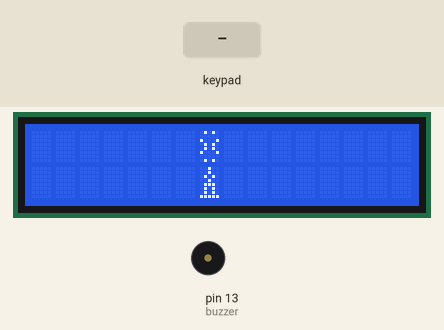
Simulated run of this sketch. Board: Arduino Uno, built with avr-gcc and run on an emulated ATmega328P. Parts: 16×2 character LCD, buzzer (waves = sounding). The inputs (shaded band) are chosen by the test bench. Random numbers use the default seed unless the sketch sets one.

Above: at 0.8 s.
0.9 s: key 'X' pressed
At 3.0 s:
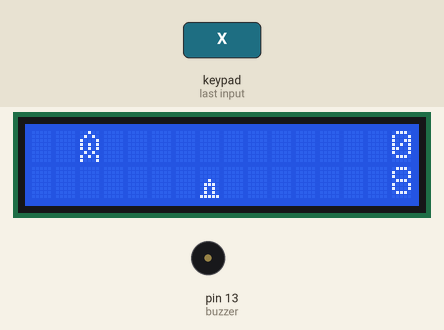
3.9 s: key 'L' pressed
At 4.6 s:
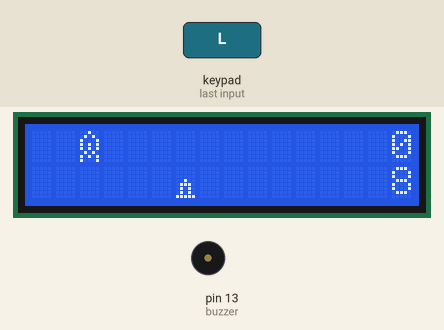
6.9 s: key 'R' pressed
At 7.9 s:
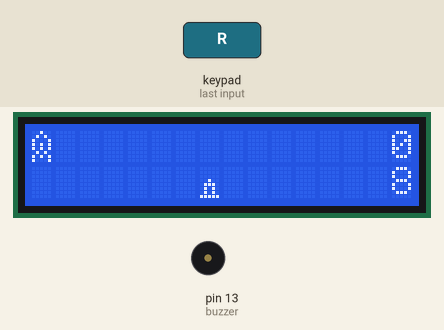
9.9 s: key 'R' pressed
At 11.3 s:
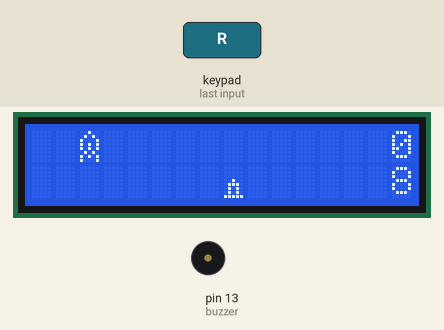
12.9 s: key 'X' pressed
At 14.5 s:
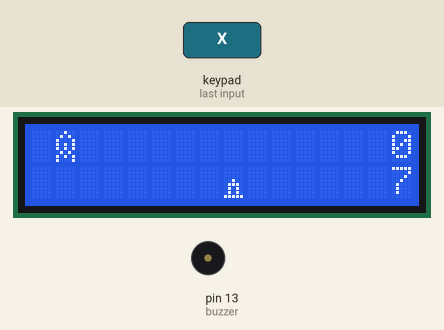
15.9 s: key 'L' pressed
At 17.6 s:
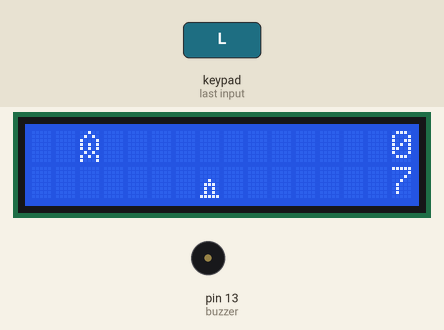
Timing chart, 0 to 19.1 s (numbered marks = the images above; inputs shaded):
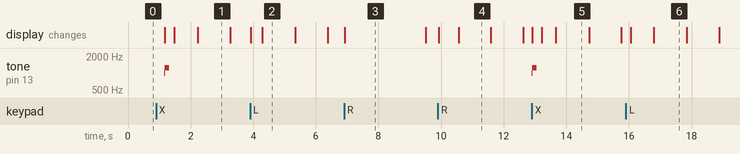

Measured:
- after the input at 0.9 s, tone on pin 13 (buzzer): silent → 1000 Hz after 0.26 s, → 1250 Hz 0.01 s later, → silent 0.15 s later; the display: first changes after 0.27 s (image 1 shows a later state)
- after the input at 12.9 s, tone on pin 13 (buzzer): silent → 1000 Hz at once, → 1250 Hz 0.01 s later, → silent 0.15 s later
- what the display in image 1 shows lasts 1.1 s, from 2.2 s to 3.3 s
- what the display in image 2 shows lasts 1.0 s, from 4.3 s to 5.3 s
- what the display in image 3 shows lasts 2.6 s, from 6.9 s to 9.5 s

The sketch:

space-invader.ino
```cpp
/*
Space Invader type of game.  16X2 LCD set up into pins 2-7,
buzzer on pin 9 and wiiNunchuk attached to A4 (data) and A5 (clock).

Difficulty select on start to set the rate at which the enemy moves.
WiiNunchuk analog used to move left and right, z button to shoot.
Game is to 10 points after which your time will be displayed.
Misses reduce ammo, if you run out of ammo it costs 1 point to reload,
if your score falls below zero you lose.

Much credit to Gabriel Bianconi for creating the ArduinoNunchuk
library, I could have never made this project with out that.
http://www.gabrielbianconi.com/projects/arduinonunchuk/
*/

#include <LiquidCrystal.h>
#include <Wire.h>
#include <ArduinoNunchuk.h>

ArduinoNunchuk nunchuk = ArduinoNunchuk();
LiquidCrystal lcd(11, 9, 6, 5, 4, 3);

int posX = 90;
int x = 0;
int x2 = 7;
int prevx = 0;
int prevx2 = 0;
int prevPosX = 0;
int zState = 0;
int zLast = 0;
unsigned long previousMillis = 0;
unsigned long startMillis = 0;
unsigned long currentMillis = 0;
unsigned long time = 0;
unsigned long shotTime = 0;
long moveDelay;
long moveSpeed;
long shotDelay = 100;
int shot = 9;
int i = 0;
int j = 6;
int score = 0;
const int buzzer = 13;

#define NOTE_B0  31
#define NOTE_C1  33
#define NOTE_CS1 35
#define NOTE_D1  37
#define NOTE_DS1 39
#define NOTE_E1  41
#define NOTE_F1  44
#define NOTE_FS1 46
#define NOTE_G1  49
#define NOTE_GS1 52
#define NOTE_A1  55
#define NOTE_AS1 58
#define NOTE_B1  62
#define NOTE_C2  65
#define NOTE_CS2 69
#define NOTE_D2  73
#define NOTE_DS2 78
#define NOTE_E2  82
#define NOTE_F2  87
#define NOTE_FS2 93
#define NOTE_G2  98
#define NOTE_GS2 104
#define NOTE_A2  110
#define NOTE_AS2 117
#define NOTE_B2  123
#define NOTE_C3  131
#define NOTE_CS3 139
#define NOTE_D3  147
#define NOTE_DS3 156
#define NOTE_E3  165
#define NOTE_F3  175
#define NOTE_FS3 185
#define NOTE_G3  196
#define NOTE_GS3 208
#define NOTE_A3  220
#define NOTE_AS3 233
#define NOTE_B3  247
#define NOTE_C4  262
#define NOTE_CS4 277
#define NOTE_D4  294
#define NOTE_DS4 311
#define NOTE_E4  330
#define NOTE_F4  349
#define NOTE_FS4 370
#define NOTE_G4  392
#define NOTE_GS4 415
#define NOTE_A4  440
#define NOTE_AS4 466
#define NOTE_B4  494
#define NOTE_C5  523
#define NOTE_CS5 554
#define NOTE_D5  587
#define NOTE_DS5 622
#define NOTE_E5  659
#define NOTE_F5  698
#define NOTE_FS5 740
#define NOTE_G5  784
#define NOTE_GS5 831
#define NOTE_A5  880
#define NOTE_AS5 932
#define NOTE_B5  988
#define NOTE_C6  1047
#define NOTE_CS6 1109
#define NOTE_D6  1175
#define NOTE_DS6 1245
#define NOTE_E6  1319
#define NOTE_F6  1397
#define NOTE_FS6 1480
#define NOTE_G6  1568
#define NOTE_GS6 1661
#define NOTE_A6  1760
#define NOTE_AS6 1865
#define NOTE_B6  1976
#define NOTE_C7  2093
#define NOTE_CS7 2217
#define NOTE_D7  2349
#define NOTE_DS7 2489
#define NOTE_E7  2637
#define NOTE_F7  2794
#define NOTE_FS7 2960
#define NOTE_G7  3136
#define NOTE_GS7 3322
#define NOTE_A7  3520
#define NOTE_AS7 3729
#define NOTE_B7  3951
#define NOTE_C8  4186
#define NOTE_CS8 4435
#define NOTE_D8  4699
#define NOTE_DS8 4978
#define  R1     0

int winMelody[] = {NOTE_C4,NOTE_B3,NOTE_G3,NOTE_C4,NOTE_B3,NOTE_E3,R1,NOTE_C3,NOTE_C3,NOTE_G3,NOTE_A6,NOTE_C7};
int winBeats[] = {16,16,16,8,8,16,32,16,16,16,8,8};
int winMaxCount = sizeof(winMelody) / 2;
int lossMelody[] = {NOTE_C8,R1,NOTE_G7,NOTE_C7,NOTE_B7,NOTE_E7,R1,NOTE_C8,R1,NOTE_G7,NOTE_A7,NOTE_C8};
int lossBeats[] = {16,16,16,8,8,16,32,16,16,16,8,8};
int lossMaxCount = sizeof(lossMelody) / 2;
long tempo = 10000;
int pause = 1000;
int restCount = 100;
int tone_ = 0;
int beat = 0;
long duration = 0;

byte enemy1[8] = {
  B00100,
  B01010,
  B10001,
  B10101,
  B10101,
  B01010,
  B10101,
  B10001,
};

byte enemy2[8] = {
  B00000,
  B00100,
  B01010,
  B10001,
  B01110,
  B10101,
  B00000,
  B00000,
};

byte enemy3[8] = {
  B00000,
  B00100,
  B01110,
  B01010,
  B01110,
  B10101,
  B00000,
  B00000,
};

byte gun[8] = {
  B00000,
  B00000,
  B00000,
  B00100,
  B01110,
  B01010,
  B01010,
  B11111,
};

byte gunShoot[8] = {
  B00100,
  B00100,
  B01010,
  B00100,
  B01110,
  B01010,
  B01010,
  B11111,
};

byte hitShot[8] = {
  B01010,
  B00000,
  B10001,
  B01010,
  B01010,
  B10001,
  B00000,
  B01010,
};

byte missShot[8] = {
  B01110,
  B10101,
  B10101,
  B00100,
  B00100,
  B00100,
  B00100,
  B00100,
};

byte blank[8] = {
  B00000,
  B00000,
  B00000,
  B00000,
  B00000,
  B00000,
  B00000,
  B00000,
};

void setup(){
  lcd.begin(16,2);
  nunchuk.init();
  lcd.createChar(1, gun);
  lcd.createChar(2, gunShoot);
  lcd.createChar(3, hitShot);
  lcd.createChar(4, missShot);
  lcd.createChar(5, blank);
  lcd.createChar(6, enemy1);
  lcd.createChar(7, enemy2);
  lcd.createChar(8, enemy3);
  nunchuk.update();
  zState = nunchuk.zButton;
  while(zState == LOW){
      difficulty();
  }
  lcd.setCursor(x2,1);
  lcd.write(2);
  lcd.setCursor(0,0);
  lcd.print("                ");
  lcd.setCursor(x2,0);
  lcd.write(3);
  delay(250);
  lcd.clear();
  startMillis = millis();
}

void loop(){
  if(score <= 4){
    moveSpeed = moveDelay;
    j = 6;
  }
  else if( score <= 7){
    moveSpeed = moveDelay / 2;
    j = 7;
  }
  else{
    moveSpeed = moveDelay / 4;
    j = 8;
  }
  nunchuk.update();
  currentMillis = millis();

  posX = nunchuk.analogX;
  if(posX < 60 && prevPosX > 60){
    x2--;
  }
  if(posX > 200 && prevPosX < 200){
    x2++;
  }
  x2 = constrain(x2, 0, 14);

  if(currentMillis - previousMillis > moveSpeed){
    i = random(0,2);
    if(i == 0){
      x--;
    }
    if(i == 1){
      x++;
    }
    previousMillis = currentMillis;
  }
  x = constrain(x, 0, 14);

  lcd.setCursor(prevx,0);
  lcd.write(5);
  lcd.setCursor(x,0);
  lcd.write(j);
  lcd.setCursor(prevx2, 1);
  lcd.write(5);
  lcd.setCursor(x2,1);
  lcd.write(1);
  lcd.setCursor(15, 0);
  lcd.print(score);
  lcd.setCursor(15, 1);
  lcd.print(shot);

  zState = nunchuk.zButton;
  if(zState != zLast && zState == HIGH){
    shotTime = currentMillis;
    lcd.setCursor(x2,1);
    lcd.write(2);
    if(x == x2 && currentMillis < shotTime + shotDelay){
      hit();
    }
    else{
      miss();
    }
  }
  zLast = zState;

  if(shot == 0){
    shot = 9;
    score--;
  }

  prevx = x;
  prevPosX = posX;
  prevx2 = x2;

  if(score > 9){
    time = currentMillis - startMillis;
    lcd.setCursor(0,0);
    lcd.print("    YOU WIN     ");
    lcd.setCursor(0,1);
    lcd.print("  ");
    lcd.print(time / 1000);
    lcd.print("  Seconds    ");
    playWin();
    delay(4000);
    score = 0;
    shot = 9;
    startMillis = millis();
    lcd.clear();
  }

  if(score < 0){
    lcd.setCursor(0,0);
    lcd.print("   GAME OVER    ");
    lcd.setCursor(0,1);
    lcd.print("   YOU LOSE!    ");
    playLoss();
    delay(4000);
    score = 0;
    shot = 9;
    startMillis = millis();
    lcd.clear();
  }
}

void hit(){
  lcd.setCursor(x,0);
  lcd.write(3);
  tone(buzzer, 100, 90);
  delay(10);
  tone(buzzer, 250, 150);
  delay(333);
  score++;
  lcd.setCursor(x,0);
  lcd.write(5);
  x = random(0,15);
}

void miss(){
  tone(buzzer, 1000, 90);
  delay(10);
  tone(buzzer, 1250, 150);
  shot--;
  lcd.setCursor(x2,0);
  lcd.write(4);
  delay(50);
  lcd.setCursor(x2,0);
  lcd.write(5);
}

void difficulty(){
  nunchuk.update();
  x2 = constrain(x2, 0, 15);
  lcd.setCursor(0,0);
  lcd.print("SLOW        FAST");

  posX = nunchuk.analogX;
  if(posX < 60 && prevPosX > 60){
    x2--;
  }
  if(posX > 200 && prevPosX < 200){
    x2++;
  }
  prevPosX = posX;
  lcd.setCursor(prevx2,1);
  lcd.write(5);
  lcd.setCursor(x2,1);
  lcd.write(1);

  prevx2 = x2;
  moveDelay = map(x2, 0, 15, 1600, 400);
  zState = nunchuk.zButton;
}

void playWin(){
  for(int i = 0; i < winMaxCount; i++){
    tone_ = winMelody[i];
    beat = winBeats[i];
    duration = beat * tempo;
    playTone();
    delayMicroseconds(pause);
  }
}

void playLoss(){
  for(int i = 0; i < lossMaxCount; i++){
    tone_ = lossMelody[i];
    beat = lossBeats[i];
    duration = beat * tempo;
    playTone();
    delayMicroseconds(pause);
  }
}

void playTone(){
  long elapsedTime = 0;
  if(tone_ > 0){
    while (elapsedTime < duration){
      digitalWrite(buzzer, HIGH);
      delayMicroseconds(tone_ / 2);
      digitalWrite(buzzer, LOW);
      delayMicroseconds(tone_ / 2);
      elapsedTime += (tone_);
    }
  }
  else{
    for(int j = 0; j < restCount; j++){
      delayMicroseconds(duration);
    }
  }
}
```
